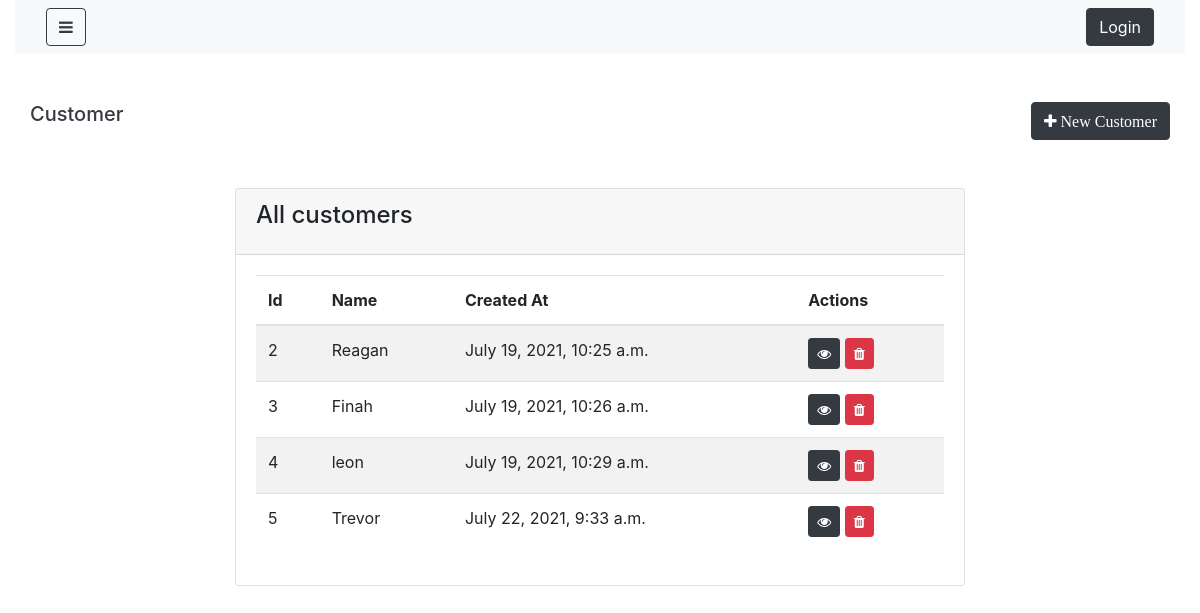
/customers/, run on an earlier commit of the app's database.
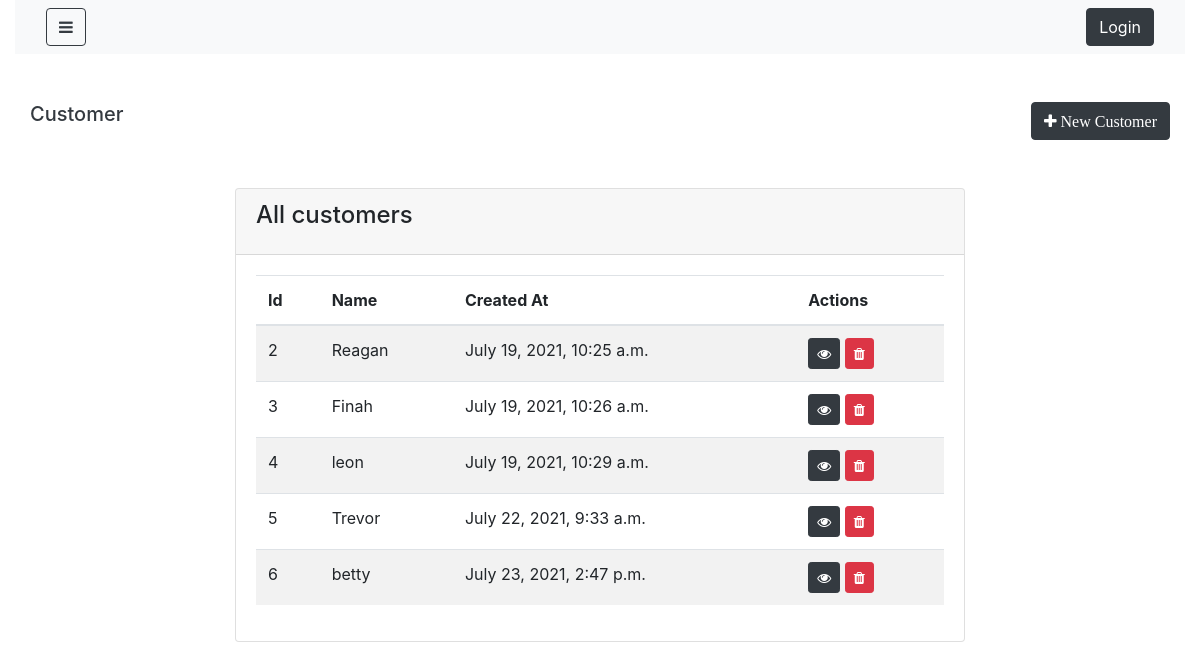
And on a later commit of the database.
### shop/models.py (models this page shows, shortened)
class Customer(models.Model):
    name=models.CharField(max_length=100, null=False, blank=False)
    phone_number=models.IntegerField(null= True, blank= True)
    email=models.CharField(max_length=100, null=False, blank=False)
    password=models.CharField(max_length=100, null=False, blank=False)
    created_at=models.DateTimeField(auto_now_add=True)
    updated_at= models.DateTimeField(auto_now_add=True)

### shop/views.py (the view)
# urls.py: path('customers/',CustomerList.as_view(),name="Customer"),
class CustomerList(ListView):
    login_required= True
    model = Customer
    template_name= "shop/admin/customer_list.html"

### shop/templates/shop/admin/customer_list.html (shortened to what this page needs)
{% extends 'shop/admin/layouts/admin_master.html' %}
{% block content %}
<div class="container">
    <div class="row my-5">
        <h5 class="text-dark">Customer</h5>
        <button class="btn btn-dark ml-auto" data-toggle="modal"
        data-target="#customerModal">
        <i class ="fa fa-plus" aria-hidden="true"> New Customer </i>
    </button>
    </div>
    <div class="row justify-content-center my-5">
        <div class="col-lg-8">
            <div class="card">
                <div class="card-header">
                    <h4 class="card-title">All customers</h4>
                </div>
                <div class="card-body">
                    <table class="table table-striped table-hover">
                        <thead>
                            <tr>
                                <th>Id</th>
                                <th>Name</th>
                                <th>Created At</th>
                                <th>Actions</th>
                            </tr>
                        </thead>
                        <tbody>
                            {% for object in object_list %}
                               <tr>
                                   <td>{{object.id}}</td>
                                   <td>{{object.name}}</td>
                                   <td>{{object.created_at}}</td>
                                   <td>
                                    <a href="{% url 'Customer_detail' object.id %}"
                                    class="btn btn-dark btn-sm">
                                     <i class="fa fa-eye"></i>
                                   </a>
                                    <button onclick ="deleteCustomer('{{object.id}}')"
                                    class="btn btn-danger btn-sm">
                                    <i class="fa fa-trash"></i>
                                 </button>
                                   </td>
                               </tr>
                            {% endfor %}
                        </tbody>
                    </table>
                </div>
            </div>
        </div>
    </div>
</div>
{% endblock %}

What changed in the data, as far as the page shows it:
added Customer: id "6", name "betty", created_at "July 23, 2021, 2:47 p.m."
